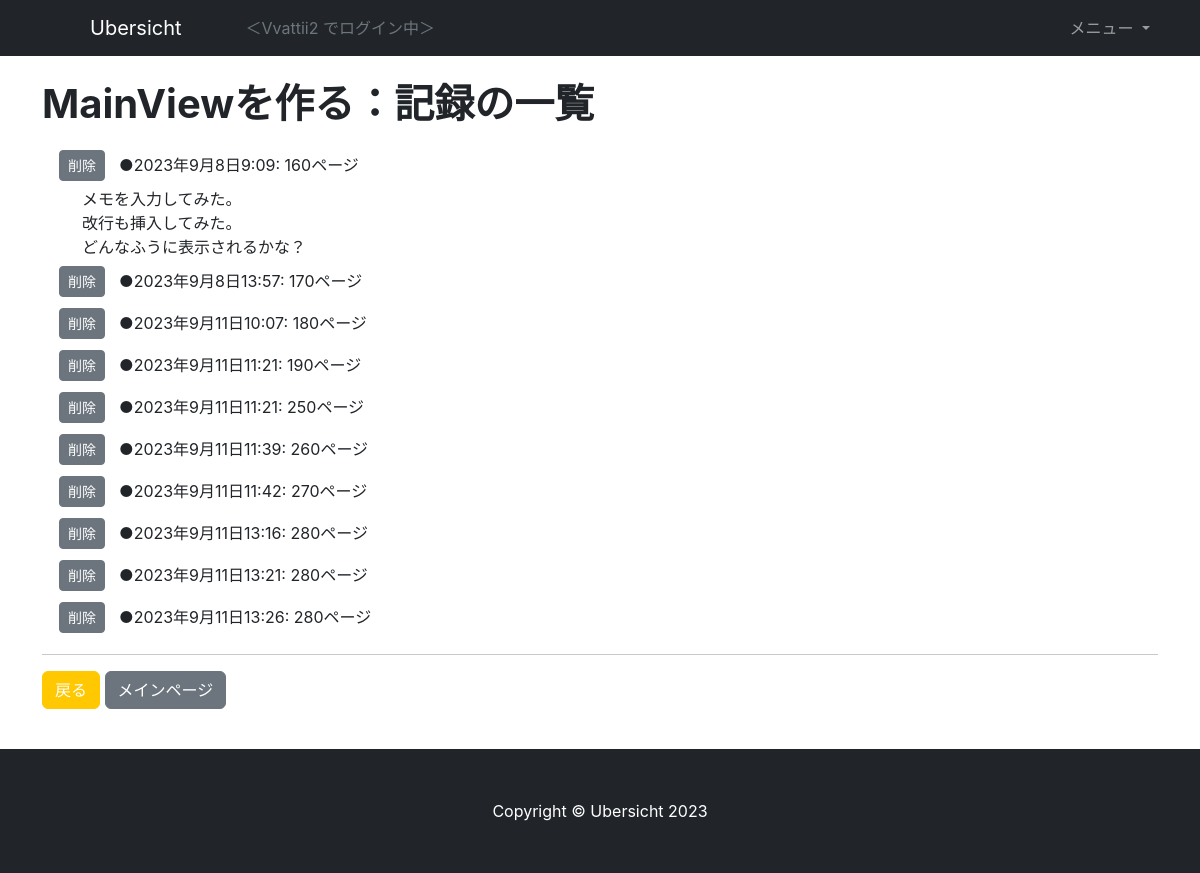
Page /record/1 (signed in) on the earlier database version.
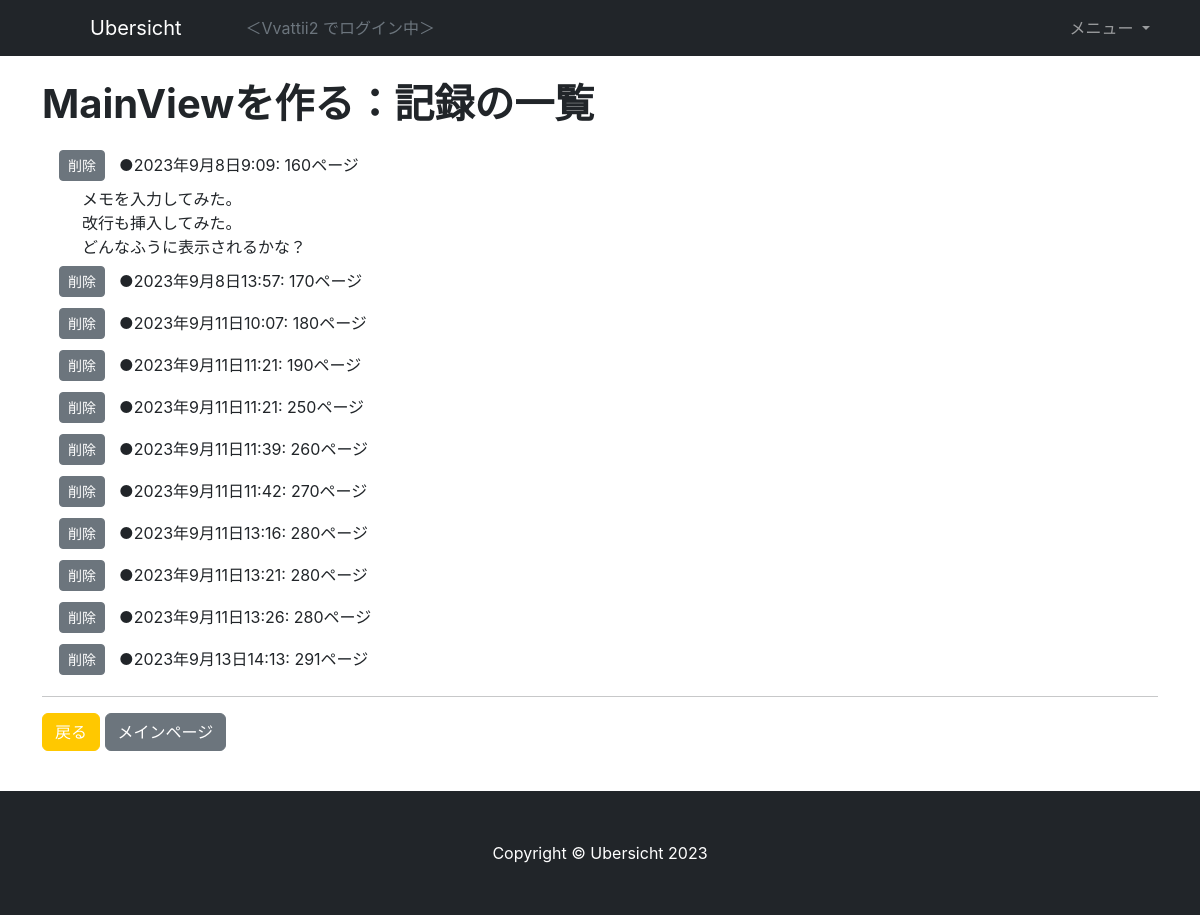
Same page on the later database version.
### todo/models.py (models this page shows, shortened)
class Records(models.Model):
    todo = models.ForeignKey(Todos, on_delete=models.CASCADE)
    done_at = models.DateTimeField(verbose_name='日時', auto_now_add=True)
    num = models.IntegerField(verbose_name='数量', null=True, blank=True)
    memo = models.TextField(verbose_name='メモ', null=True, blank=True, max_length=200)

class Todos(models.Model):
    goal = models.ForeignKey(Goals, on_delete=models.CASCADE)
    title = models.CharField(verbose_name='タイトル', max_length=50)
    from_date = models.DateField(verbose_name='作成日', auto_now_add=True)
    until_date = models.DateField(verbose_name='期日', null=True, blank=True)
    image = models.ImageField(verbose_name='画像', null=True, blank=True,
                            upload_to='todo/images/')
    timer = models.IntegerField(verbose_name='タイマー', null=True, blank=True)
    amount = models.IntegerField(verbose_name='合計', null=True, blank=True)
    type = models.CharField(verbose_name='タイプ', default='task', max_length=20,
                            choices=TypeChoices.choices)
    current = models.IntegerField(verbose_name='進捗', default=0)
    memo = models.TextField(verbose_name='メモ', null=True, blank=True)
    state = models.IntegerField(verbose_name='状態', default=State.NORMAL.value)
    every_ndays = models.IntegerField(verbose_name='繰り返し期間', null=True, blank=True)
    @property
    def unit(self) -> str:
        if self.type == 'task':
            return ''
        elif self.type == 'training':
            return '回'
        elif self.type == 'exam':
            return '点'
        elif self.type == 'reading':
            return 'ページ'
        else:
            return ''

### todo/views.py (the view)
# urls.py: path('record/<int:pk>', RecordListView.as_view(), name='record_list'),
@method_decorator(login_required, name='dispatch')
class RecordListView(GetGoal, ListView):
    template_name = 'record_list.html'
    model = Records
    context_object_name = 'records'
    def get_queryset(self) -> QuerySet[Any]:
        todo=Todos.objects.get(pk=self.kwargs['pk'])
        return Records.objects.filter(todo=todo)
    def get_context_data(self, **kwargs: Any) -> dict[str, Any]:
        context = super().get_context_data(**kwargs)
        context['todo'] = Todos.objects.get(pk=self.kwargs['pk'])
        return context

### todo/views.py (called while the page is built)
def get_goal(user) -> Optional[Goals]:
    if user.is_anonymous:
        return None
    goal = Goals.objects.filter(user=user, is_completed=False)
    if goal.exists():
        return goal[0]
    else:
        return None

    def get_context_data(self, **kwargs):
        context = super().get_context_data(**kwargs)
        context['goal'] = get_goal(self.request.user)
        return context

### todo/templates/record_list.html (shortened to what this page needs)
{% extends 'base.html' %}
{% load static %}
{% block contents %}
<div class="container">
    <div class="row">
        <div class="col my-4">
            <h1>{{ todo.title }}：記録の一覧</h1>
            <table class="m-sm-3">
                {% for record in records %}
                <tr>
                    <td width=60><a href="{% url 'todo:record_delete' pk=record.pk %}" class="btn btn-secondary btn-sm">削除</a></td>
                    <td><div class="py-2">●{{ record.done_at }}: {{ record.num }}{{ todo.unit }}</div></td>
                </tr>
                {% if record.memo %}
                <tr>
                    <td colspan=2 class="px-4" style="white-space: pre-wrap; word-wrap: break-word;">{{ record.memo }}</td>
                </tr>
                {% endif %}
                {% endfor %}
            </table>
            <hr>
            <p>
                <a href="{% url 'todo:todo_detail' pk=todo.pk %}" class="btn btn-primary">戻る</a>
                <a href="{% url 'todo:main' %}" class="btn btn-secondary">メインページ</a>
            </p>
        </div>
    </div>
</div>
{% endblock contents %}

Differences in the rows shown:
added Records: done_at "2023年9月13日14:13", num "291", {{ todo.unit }} "ページ"
